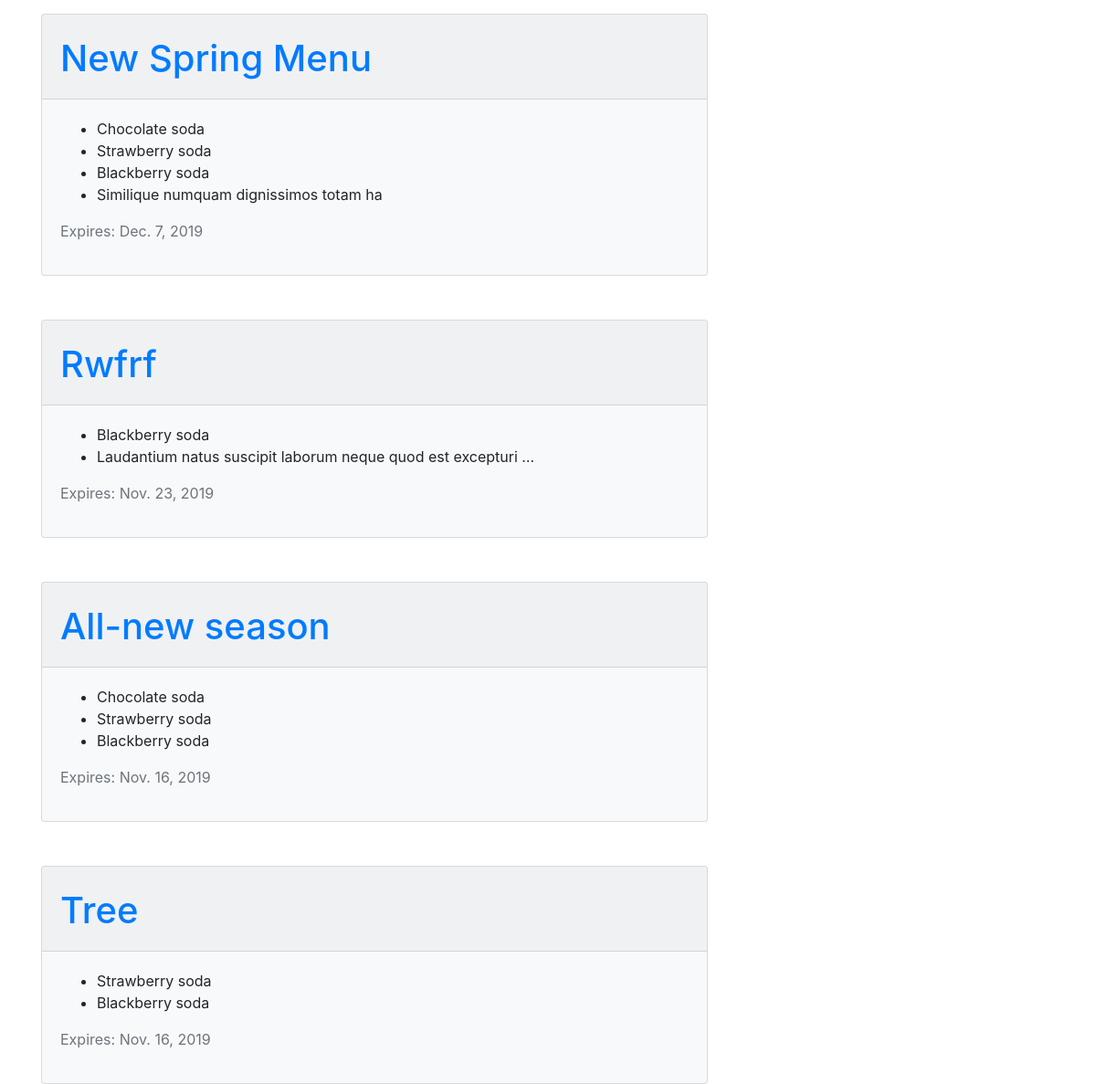
Before: / (middle part) with the older database file.
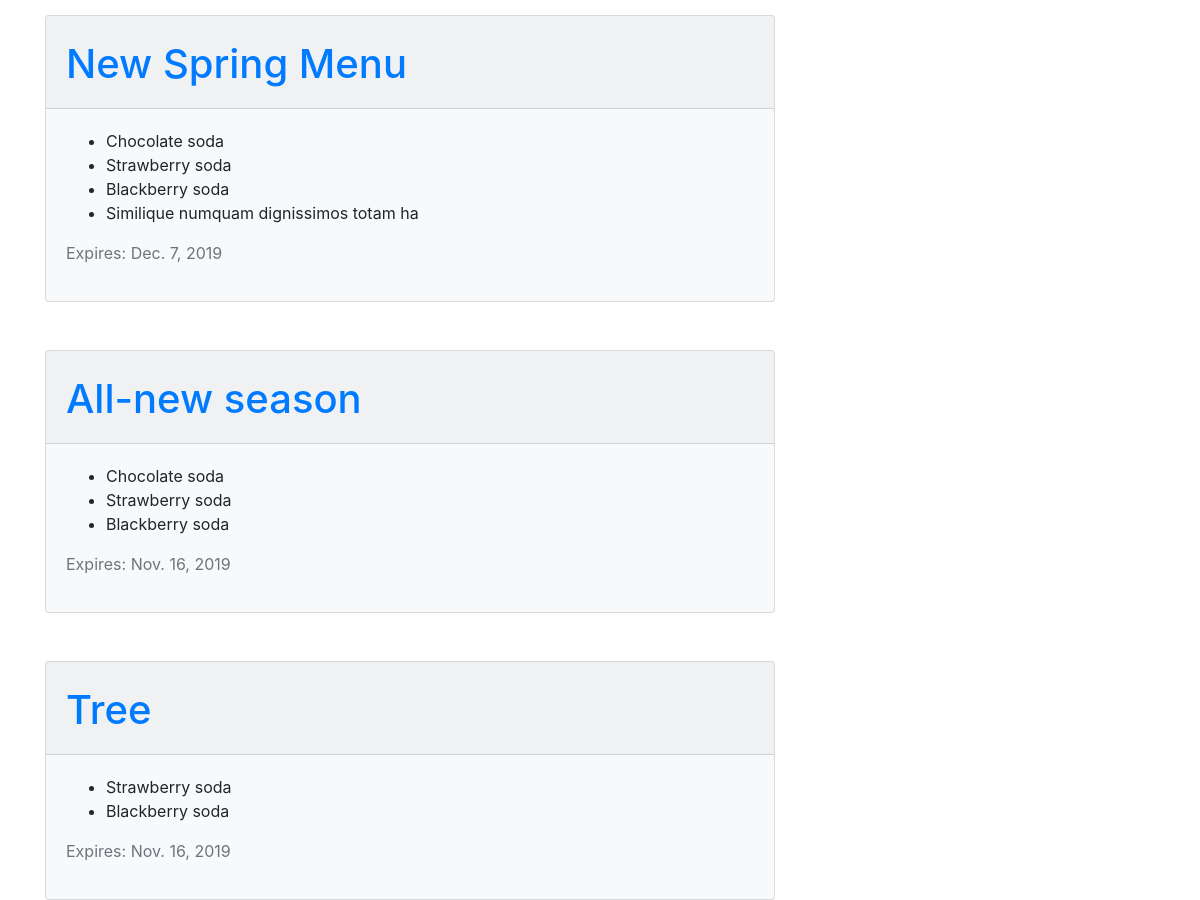
After: the same page with the newer database file.
### menu/models.py (models this page shows, shortened)
class Menu(models.Model):
    season = models.CharField(max_length=20)  # Required Field
    items = models.ManyToManyField('Item', related_name='items')  # Required Field
    created_date = models.DateTimeField(default=timezone.now)  # Hidden Field
    expiration_date = models.DateField()  # Required Field

class Item(models.Model):
    name = models.CharField(max_length=200)
    description = models.TextField()
    chef = models.ForeignKey('auth.User', on_delete=models.CASCADE,)
    created_date = models.DateTimeField(default=timezone.now)
    standard = models.BooleanField(default=False)
    ingredients = models.ManyToManyField('Ingredient')
    def __str__(self):
        return self.name

### menu/views.py (the view)
# urls.py: path('', views.menu_list, name='menu_list'),
def menu_list(request):
    menus = models.Menu.objects.all().prefetch_related('items').filter(
        expiration_date__gte=timezone.now()).order_by('-expiration_date')
    return render(request, 'menu/menu_list.html', {'menus': menus})

### menu/templates/menu/menu_list.html (shortened to what this page needs)
{% extends 'base.html' %}
{% block content %}
    <div class="content container">
        <div class="row">
            <div class="col-md-8">
                {% for menu in menus %}
                    <div class="card bg-light mb-5 ">
                        <div class="card-header pt-4">
                            <h1>
                                <a href="{% url 'menu:menu_detail' pk=menu.pk %}">{{ menu.season|capfirst }}</a>
                            </h1>
                        </div>
                        <div class="card-body">
                            <ul>
                                {% for item in menu.items.all %}
                                    <li>{{ item|truncatechars_html:60 }}</li>
                                {% endfor %}
                            </ul>
                            <p class="text-secondary">Expires: {{ menu.expiration_date }}</p>
                        </div>
                    </div>
                {% endfor %}
        </div>
    </div>
{% endblock %}

Changed rows visible on the page:
removed Menu: season "Rwfrf", expiration_date "Nov. 23, 2019", Item (name "Blackberry soda")
no longer on this page (row unchanged): Item: name "Laudantium natus suscipit laborum neque quod est excepturi …", shown under "Rwfrf"
